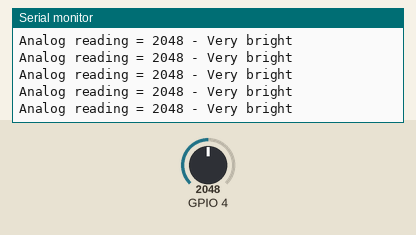
A sketch run on a simulated ESP32. Shown: the last lines printed to the serial monitor. The test bench sets the inputs (shaded band); at power-on: GPIO 4 = 2048.

Above: at 5.4 s.
5.5 s: GPIO 4 set to 222
At 5.9 s:
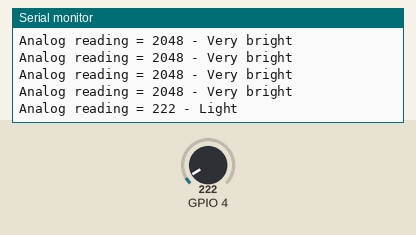
7.0 s: GPIO 4 set to 179
At 7.4 s:
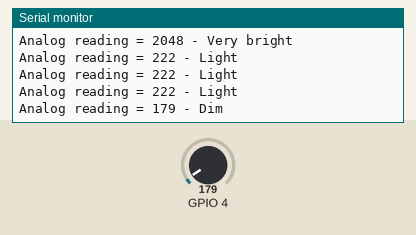

Measured:
- the behaviour switches between 200 and 199 on GPIO 4 (found by bisection; images 1 and 2)
- after the input at 5.5 s, the serial monitor: prints a new line at once (image 1)
- after the input at 7.0 s, the serial monitor: prints a new line at once (image 2)

The sketch:

ESP32-LDR.ino
```cpp
void setup() {
  // initialize serial communication at 9600 bits per second:
  Serial.begin(9600);
}
void loop() {
  // reads the input on analog pin A0 (value between 0 and 1023)
  int analogValue = analogRead(4);

  Serial.print("Analog reading = ");
  Serial.print(analogValue);   // the raw analog reading

  // We'll have a few threshholds, qualitatively determined
  if (analogValue < 10) {
    Serial.println(" - Dark");
  } else if (analogValue < 200) {
    Serial.println(" - Dim");
  } else if (analogValue < 500) {
    Serial.println(" - Light");
  } else if (analogValue < 800) {
    Serial.println(" - Bright");
  } else {
    Serial.println(" - Very bright");
  }
  delay(500);
}
```
